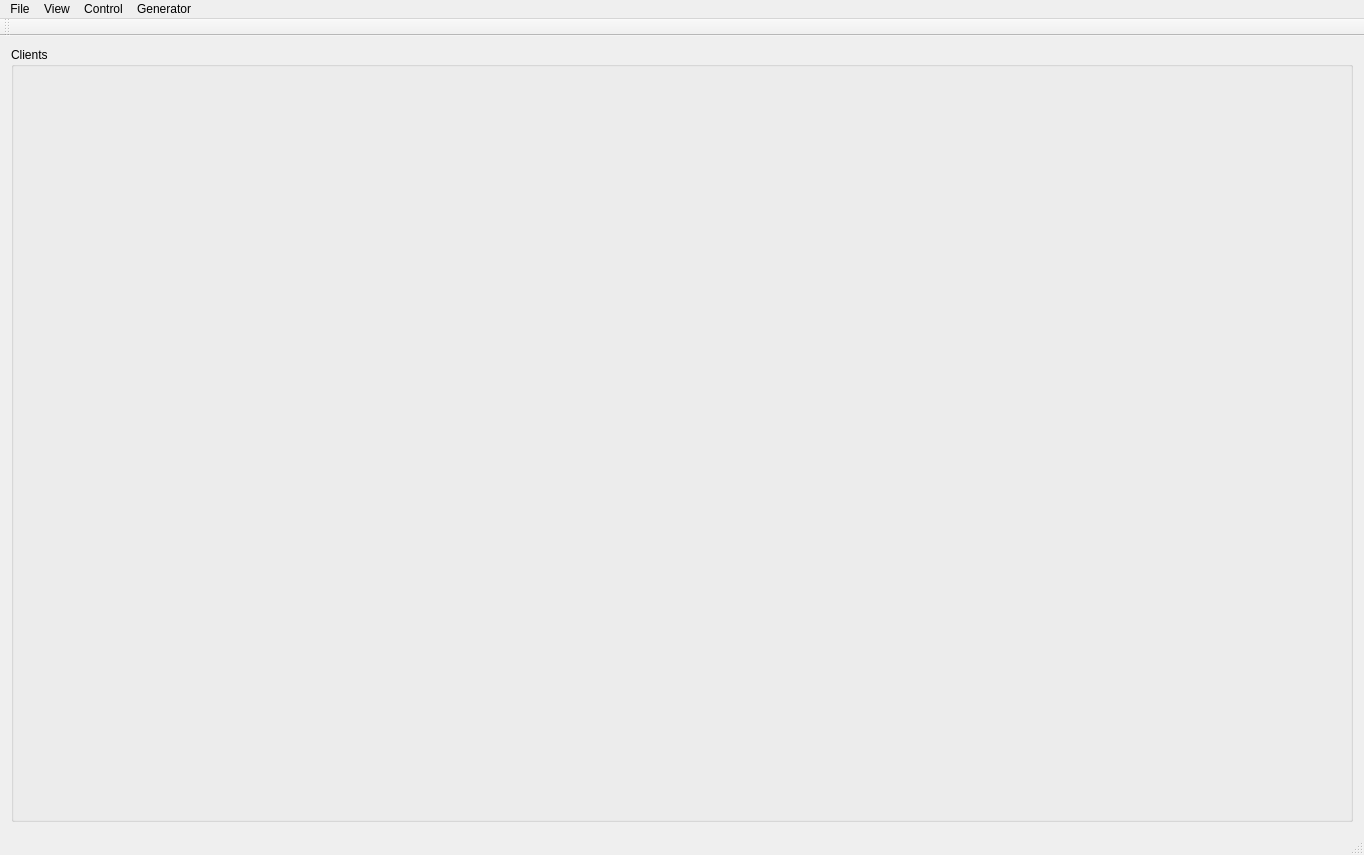
<?xml version="1.0" encoding="UTF-8"?>
<ui version="4.0">
 <class>MusubiServerClass</class>
 <widget class="QMainWindow" name="MusubiServerClass">
  <property name="geometry">
   <rect>
    <x>0</x>
    <y>0</y>
    <width>1364</width>
    <height>855</height>
   </rect>
  </property>
  <property name="windowTitle">
   <string>MusubiServer</string>
  </property>
  <widget class="QWidget" name="centralWidget">
   <layout class="QVBoxLayout" name="verticalLayout">
    <item>
     <widget class="QGroupBox" name="client_view_box">
      <property name="title">
       <string>Clients</string>
      </property>
      <layout class="QGridLayout" name="gridLayout">
       <item row="0" column="0">
        <layout class="QVBoxLayout" name="client_layout"/>
       </item>
      </layout>
     </widget>
    </item>
   </layout>
  </widget>
  <widget class="QMenuBar" name="menuBar">
   <property name="geometry">
    <rect>
     <x>0</x>
     <y>0</y>
     <width>1364</width>
     <height>21</height>
    </rect>
   </property>
   <widget class="QMenu" name="menuFile">
    <property name="title">
     <string>File</string>
    </property>
    <addaction name="actionSettings"/>
    <addaction name="actionLicense"/>
   </widget>
   <widget class="QMenu" name="menuView">
    <property name="title">
     <string>View</string>
    </property>
    <widget class="QMenu" name="menuRemote_Screen">
     <property name="title">
      <string>Remote Screen</string>
     </property>
     <addaction name="actionRsNormal"/>
     <addaction name="actionRsHidden"/>
    </widget>
    <addaction name="actionView_Process"/>
    <addaction name="actionView_File"/>
    <addaction name="actionKeyboard_Monitor"/>
    <addaction name="actionView_Program"/>
    <addaction name="menuRemote_Screen"/>
   </widget>
   <widget class="QMenu" name="menuControl">
    <property name="title">
     <string>Control</string>
    </property>
    <addaction name="actionUninstall"/>
    <addaction name="actionReinitialize"/>
   </widget>
   <widget class="QMenu" name="menuGenerator">
    <property name="title">
     <string>Generator</string>
    </property>
   </widget>
   <addaction name="menuFile"/>
   <addaction name="menuView"/>
   <addaction name="menuControl"/>
   <addaction name="menuGenerator"/>
  </widget>
  <widget class="QToolBar" name="mainToolBar">
   <attribute name="toolBarArea">
    <enum>TopToolBarArea</enum>
   </attribute>
   <attribute name="toolBarBreak">
    <bool>false</bool>
   </attribute>
  </widget>
  <widget class="QStatusBar" name="statusBar"/>
  <action name="actionView_Process">
   <property name="text">
    <string>View Process</string>
   </property>
  </action>
  <action name="actionUninstall">
   <property name="text">
    <string>Uninstall</string>
   </property>
  </action>
  <action name="actionView_File">
   <property name="text">
    <string>View File</string>
   </property>
  </action>
  <action name="actionSettings">
   <property name="text">
    <string>Settings</string>
   </property>
  </action>
  <action name="actionExecute_Command">
   <property name="text">
    <string>Execute Command</string>
   </property>
  </action>
  <action name="actionGenerate_standard_payload">
   <property name="text">
    <string>Generate standard payload</string>
   </property>
  </action>
  <action name="actionLicense">
   <property name="text">
    <string>License</string>
   </property>
  </action>
  <action name="actionTask_SYSTEM">
   <property name="text">
    <string>Task (SYSTEM)</string>
   </property>
  </action>
  <action name="actionTask_Current_User">
   <property name="text">
    <string>Task (Current User)</string>
   </property>
  </action>
  <action name="actionRsNormal">
   <property name="text">
    <string>Normal</string>
   </property>
  </action>
  <action name="actionRsHidden">
   <property name="text">
    <string>Hidden</string>
   </property>
  </action>
  <action name="actionReinitialize">
   <property name="text">
    <string>Reinitialize</string>
   </property>
  </action>
  <action name="actionGenerate_network_payload">
   <property name="text">
    <string>Generate network payload</string>
   </property>
  </action>
  <action name="actionKeyboard_Monitor">
   <property name="text">
    <string>Keyboard Monitor</string>
   </property>
  </action>
  <action name="actionGenerate_http_shellcode">
   <property name="text">
    <string>Generate http shellcode</string>
   </property>
  </action>
  <action name="actionView_Program">
   <property name="text">
    <string>View Program</string>
   </property>
  </action>
  <action name="actionGenerate_xor_shellcode">
   <property name="text">
    <string>Generate xor shellcode</string>
   </property>
  </action>
 </widget>
 <layoutdefault spacing="6" margin="11"/>
 <resources>
  <include location="../../MusubiServer.qrc"/>
 </resources>
 <connections/>
</ui>
